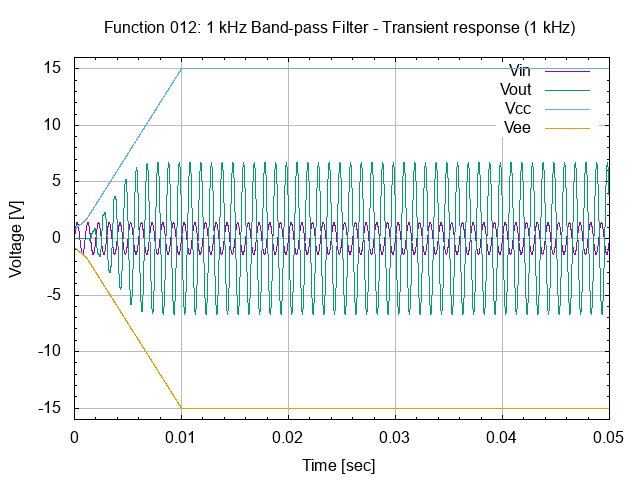

Source code (gnuplot):
# set terminal
set term png

#set graph
set output "26.012.00.01.01.01.png"
set title "Function 012: 1 kHz Band-pass Filter - Transient response (1 kHz)"

# setup Y-axis
set yrange [-16:16]
set grid ytics lt 1 lw 1 lc rgb "#bbbbbb"
set mytics
set ylabel "Voltage [V]"

# setup X-axis
set grid xtics lt 1 lw 1 lc rgb "#bbbbbb"
set mxtics
set xlabel "Time [sec]"

# setup plot style
set style data lines
plot '26.012.00.01.01.dat' using 1:2 title "Vin", \
     '26.012.00.01.01.dat' using 1:3 title "Vout", \
     '26.012.00.01.01.dat' using 1:4 title "Vcc", \
     '26.012.00.01.01.dat' using 1:5 title "Vee"

# set output back to default
set output

# reset terminal type
set terminal pop
